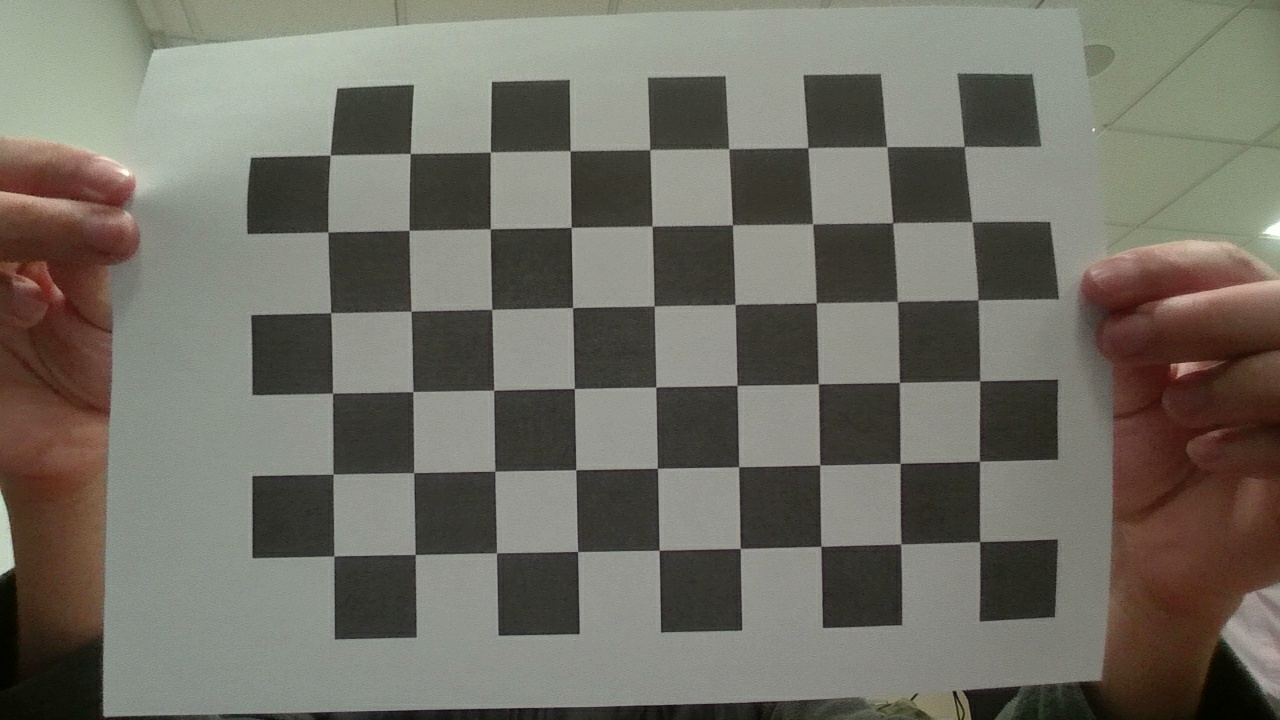
#> input picture Calibration_images_Ray/1.jpg, 1280 x 720 px, given in place of the camera
$ python encoder.py
#> lines starting #> are read from the running program, lines starting #| are printed output that depends on the picture; after the words box and inside, x2 and y2 are one past the last pixel; in counts of white or black regions, pixels touching at a corner belong together
#> in main, frame is the input picture: shape (720, 1280, 3); mean B, G, R 100.7, 110.8, 113.2
import cv2
import numpy as np

PATTERN_NONE = 0
PATTERN_CIRCLE = 1
PATTERN_TRIANGLE = 2
PATTERN_SQUARE = 3


def clasificar_contorno(cnt):
    area = cv2.contourArea(cnt)
    if area < 1000:
        return PATTERN_NONE

    peri = cv2.arcLength(cnt, True)
    if peri == 0:
        return PATTERN_NONE

    approx = cv2.approxPolyDP(cnt, 0.04 * peri, True)
    vertices = len(approx)

    circularity = 4 * np.pi * area / (peri * peri)

    if circularity > 0.8:
        return PATTERN_CIRCLE

    if vertices == 3:
        return PATTERN_TRIANGLE

    if 4 <= vertices <= 6:
        x, y, w, h = cv2.boundingRect(cnt)
        ratio = w / float(h)
        if 0.8 <= ratio <= 1.2:
            return PATTERN_SQUARE

    return PATTERN_NONE


def detectar_patron(frame):
    gray = cv2.cvtColor(frame, cv2.COLOR_BGR2GRAY)
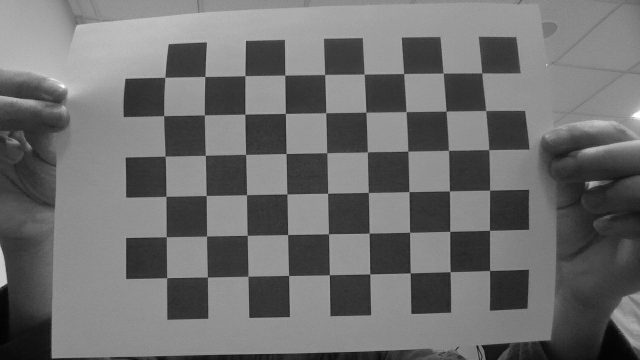
#> gray: shape (720, 1280) (shown at 1/2 size); min 2, max 254, mean 110.4
    blur = cv2.GaussianBlur(gray, (5, 5), 0)

    _, thresh = cv2.threshold(
        blur, 0, 255, cv2.THRESH_BINARY_INV + cv2.THRESH_OTSU
    )
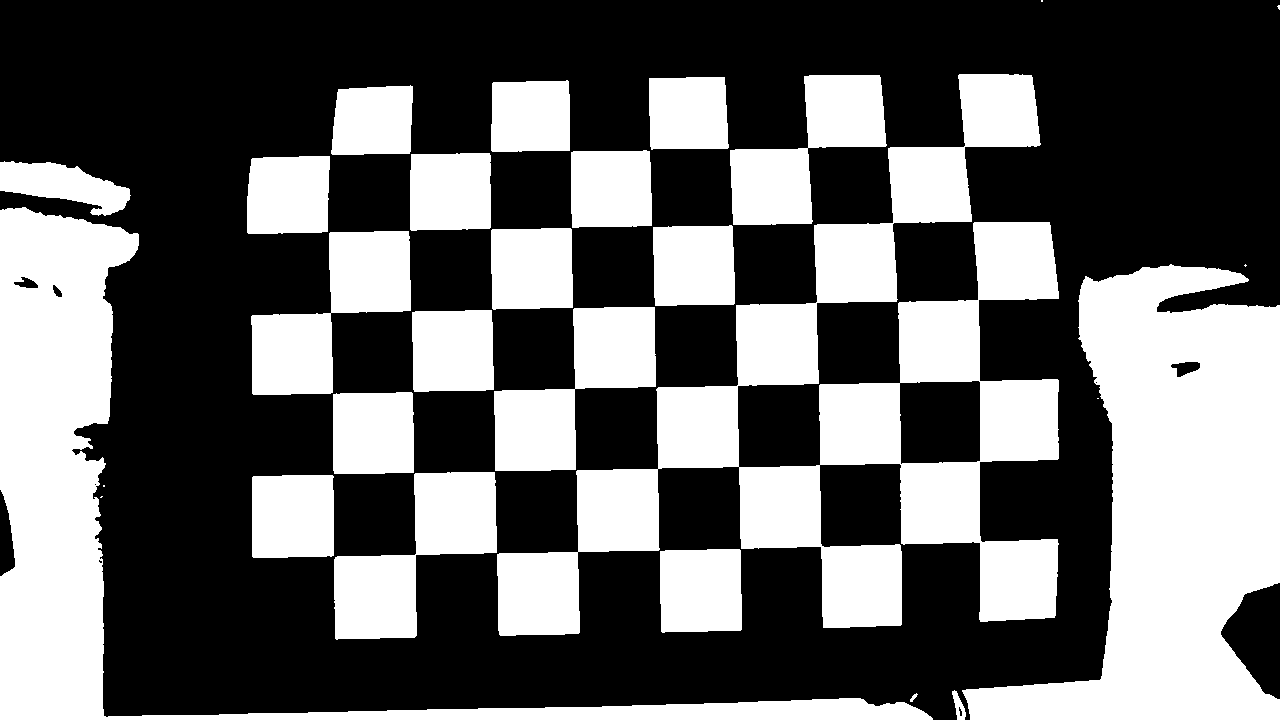
#> thresh: shape (720, 1280); 39.5% white; 28 white regions (6 under 20 px), largest, box (x1, y1, x2, y2) and area: (497, 74, 1059, 636) 95461, (962, 264, 1280, 720) 77428, (0, 207, 933, 720) 62161

    h, w = thresh.shape
    x1 = int(w * 0.2)
    x2 = int(w * 0.8)
    y1 = int(h * 0.2)
    y2 = int(h * 0.8)
    roi = thresh[y1:y2, x1:x2]
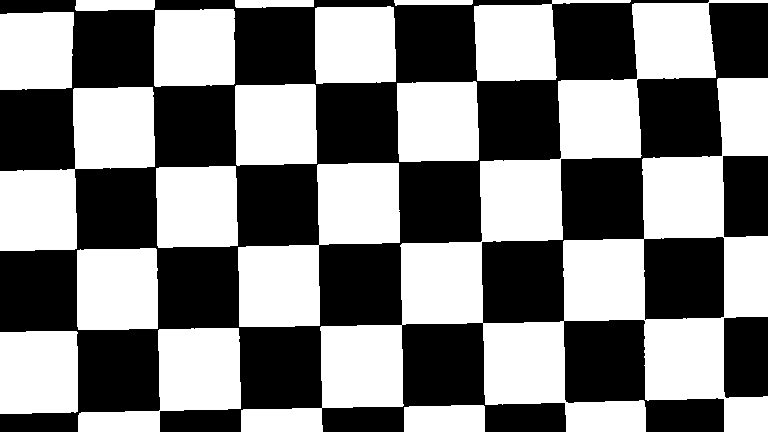
#> roi: shape (432, 768); 50% white; 17 white regions

    contours, _ = cv2.findContours(
        roi, cv2.RETR_EXTERNAL, cv2.CHAIN_APPROX_SIMPLE
    )
#> contours = 17 contours; largest, box (x1, y1, x2, y2) and area: (241, 0, 768, 432) 76046, (238, 163, 400, 327) 12776, (0, 87, 155, 251) 12319, (78, 328, 241, 432) 8055, (77, 248, 158, 330) 6353

    if not contours:
        return PATTERN_NONE, (x1, y1, x2, y2), None

    cnt = max(contours, key=cv2.contourArea)
#> cnt = contour of 320 points, box (x1, y1, x2, y2) (241, 0, 768, 432), area 76046
    cnt_shifted = cnt + np.array([[x1, y1]])
#> cnt_shifted = 320 rows, first 8: [965, 144], [965, 145], [963, 147], [890, 147], [889, 148], [888, 148], [888, 158], [889, 159]

    patron = clasificar_contorno(cnt_shifted)
#> in clasificar_contorno, `area = cv2.contourArea(cnt)`: area = 76046
#> in clasificar_contorno, `peri = cv2.arcLength(cnt, True)`: peri = 3799.4
#> in clasificar_contorno, `approx = cv2.approxPolyDP(cnt, 0.04 * peri, True)`: approx = [[1023, 144], [497, 575], [1023, 575], [1023, 222], [737, 428]]
#> in clasificar_contorno, `vertices = len(approx)`: vertices = 5
#> in clasificar_contorno, `circularity = 4 * np.pi * area / (peri * peri)`: circularity = 0.0662
#> in clasificar_contorno, `x, y, w, h = cv2.boundingRect(cnt)`: x = 497; y = 144; w = 527; h = 432
#> in clasificar_contorno, `ratio = w / float(h)`: ratio = 1.22
#> patron = 0

    return patron, (x1, y1, x2, y2), cnt_shifted


def nombre_patron(code):
    if code == PATTERN_CIRCLE:
        return "CIRCULO"
    if code == PATTERN_TRIANGLE:
        return "TRIANGULO"
    if code == PATTERN_SQUARE:
        return "CUADRADO"
    return "NINGUNO"


def main(camera_index=0, width=1280, height=720):
    cap = cv2.VideoCapture(camera_index, cv2.CAP_DSHOW)
    if not cap.isOpened():
        print("No se pudo abrir la camara")
        return

    cap.set(cv2.CAP_PROP_FRAME_WIDTH, width)
    cap.set(cv2.CAP_PROP_FRAME_HEIGHT, height)

    try:
        while True:
            ret, frame = cap.read()
            if not ret:
                break

            frame_show = frame.copy()

            patron, (x1, y1, x2, y2), cnt = detectar_patron(frame)
#> patron = 0; x1 = 256; y1 = 144; x2 = 1024; y2 = 576; cnt has the same summary as cnt_shifted in detectar_patron

            cv2.rectangle(frame_show, (x1, y1), (x2, y2), (0, 0, 255), 2)

            if cnt is not None:
                cv2.drawContours(frame_show, [cnt], -1, (0, 255, 0), 2)

            txt = "PATRON: " + nombre_patron(patron)
#> txt = 'PATRON: NINGUNO'
            cv2.putText(frame_show, txt, (30, 40),
                        cv2.FONT_HERSHEY_SIMPLEX, 0.8, (0, 255, 255), 2)
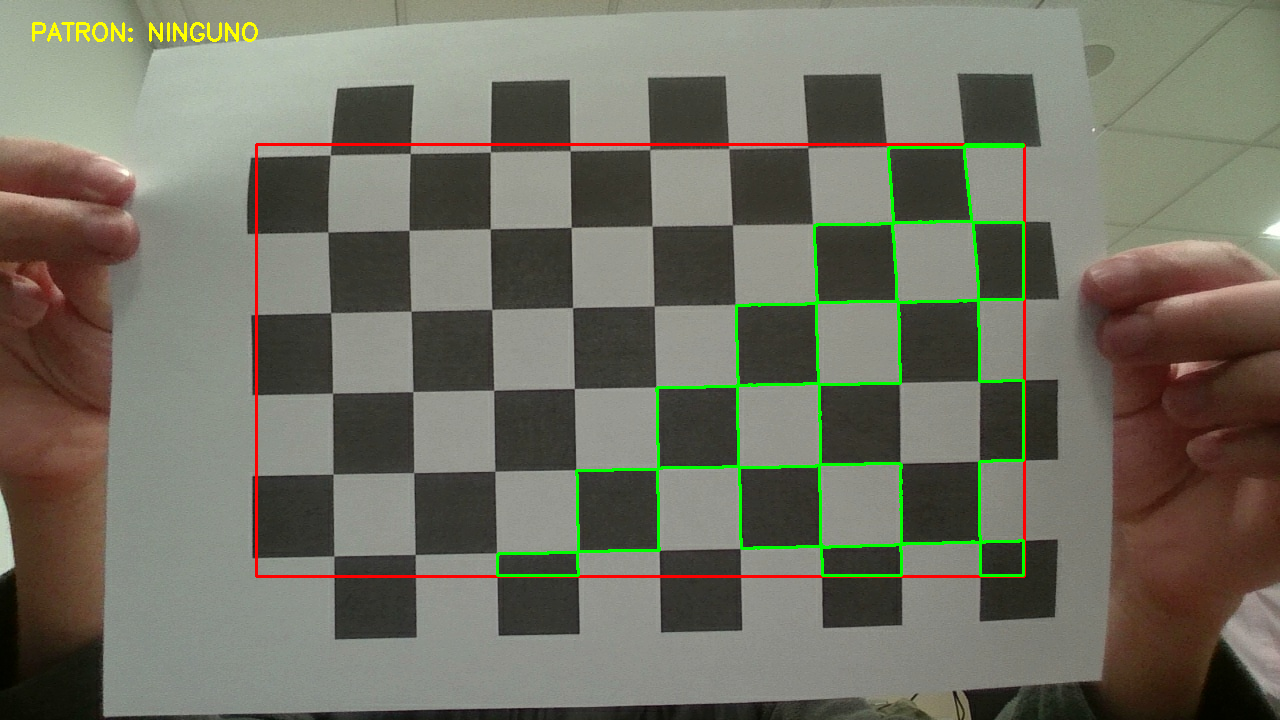
#> frame_show: shape (720, 1280, 3); mean B, G, R 98.8, 112.4, 113.4

            cv2.imshow("Detector de figuras", frame_show)

            key = cv2.waitKey(1) & 0xFF
#> (key q is pressed here)
            if key == ord('q') or key == 27:
                break

    finally:
        cap.release()
        cv2.destroyAllWindows()


if __name__ == "__main__":
    main()

$ run again, on Calibration_images_Ray/10.jpg
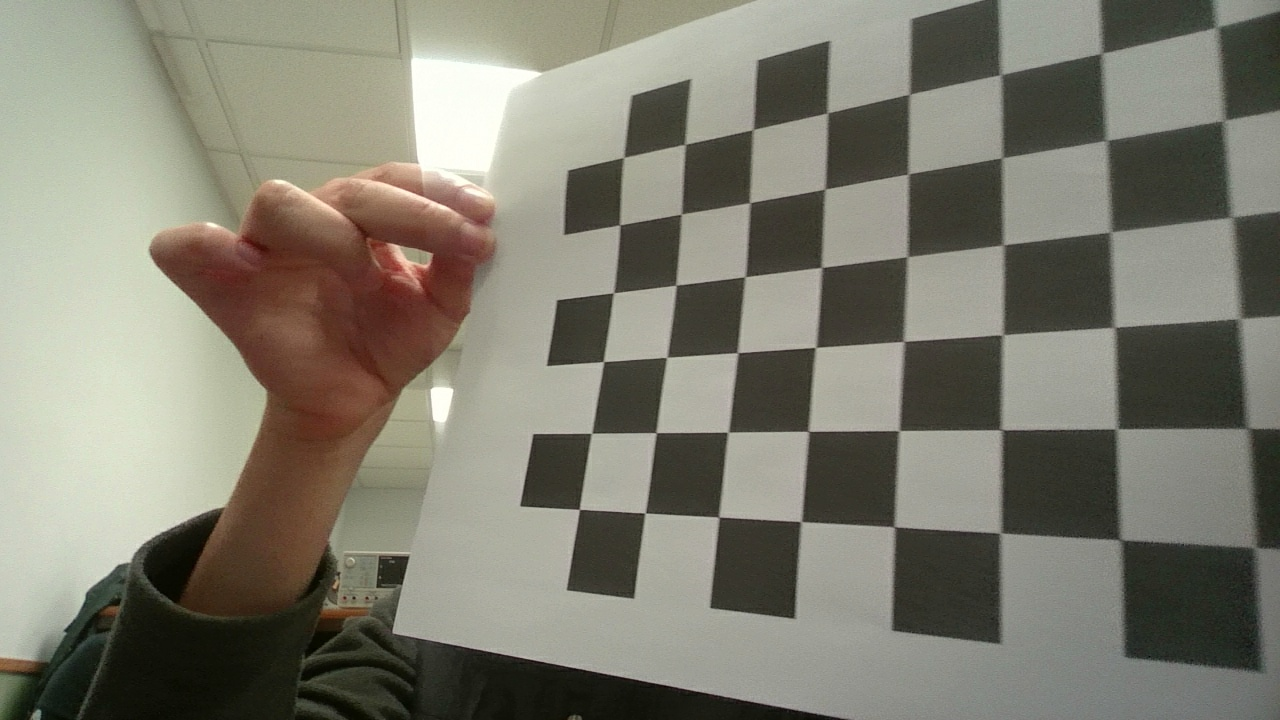
#> input picture Calibration_images_Ray/10.jpg, 1280 x 720 px, given in place of the camera
#> in main, frame is the input picture: shape (720, 1280, 3); mean B, G, R 112, 125.1, 127.3
#> in detectar_patron, `_, thresh = cv2.threshold( blur, 0, 255, cv2.THRESH_BINARY_INV + cv2.T..`:
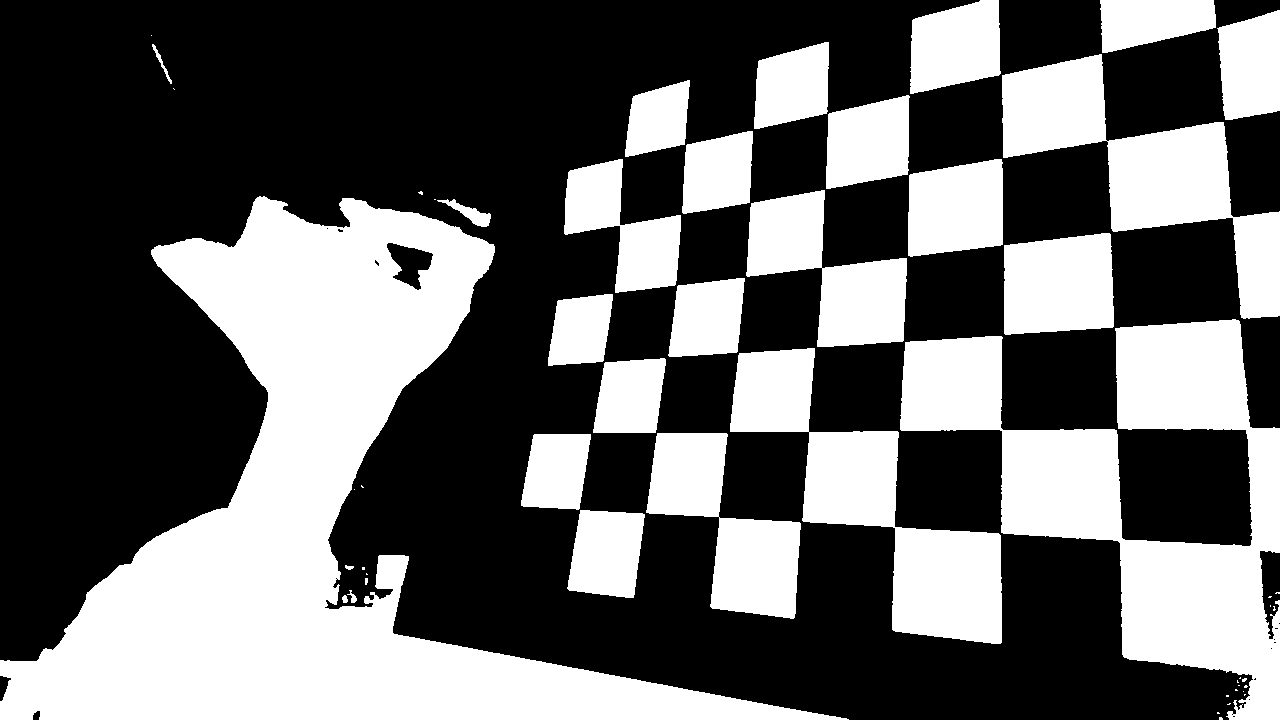
#> thresh: shape (720, 1280); 39.3% white; 51 white regions (25 under 20 px), largest, box (x1, y1, x2, y2) and area: (0, 196, 849, 720) 138739, (900, 319, 1280, 720) 59387, (730, 348, 1002, 644) 26458
#> roi: shape (432, 768); 47.2% white; 26 white regions (6 under 20 px)
#> contours = 26 contours, 7 with area under 20; largest, box (x1, y1, x2, y2) and area: (0, 52, 239, 432) 54152, (474, 204, 745, 432) 19182, (490, 46, 651, 203) 12314, (644, 192, 768, 391) 11144, (390, 289, 545, 432) 10316
#> in detectar_patron, `cnt = max(contours, key=cv2.contourArea)`: cnt = contour of 401 points, box (x1, y1, x2, y2) (0, 52, 239, 432), area 54152
#> cnt_shifted = 401 rows, first 8: [259, 196], [258, 197], [257, 197], [256, 198], [256, 378], [260, 382], [260, 383], [262, 385]
#> area = 54151.5
#> peri = 1214.8
#> approx = [[259, 196], [256, 575], [339, 575], [494, 246]]
#> vertices = 4
#> circularity = 0.461
#> in clasificar_contorno, `x, y, w, h = cv2.boundingRect(cnt)`: x = 256; y = 196; w = 239; h = 380
#> ratio = 0.629
#> in detectar_patron, `patron = clasificar_contorno(cnt_shifted)`: patron = 0
#> in main, `patron, (x1, y1, x2, y2), cnt = detectar_patron(frame)`: x1 = 256; y1 = 144; x2 = 1024; y2 = 576; cnt has the same summary as cnt_shifted in detectar_patron
#> txt = 'PATRON: NINGUNO'
#> in main, `cv2.putText(frame_show, txt, (30, 40), cv2.FONT_HERSHEY_SIMPLEX, 0.8, ..`:
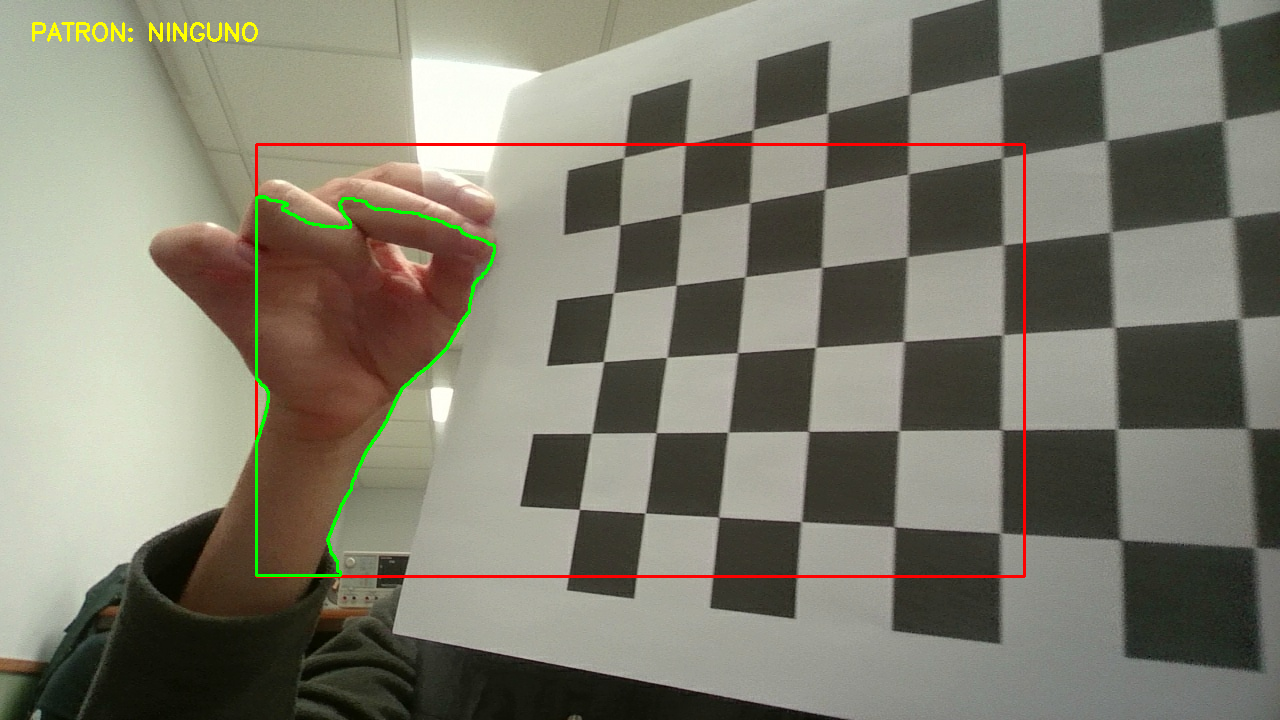
#> frame_show: shape (720, 1280, 3); mean B, G, R 110.7, 125.1, 127.8
